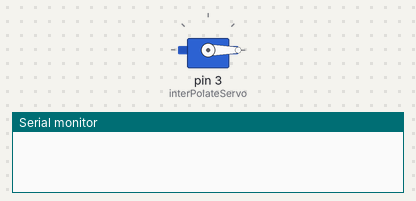
A sketch run on a simulated Arduino Uno, built with avr-gcc and run on an emulated ATmega328P. Shown: servo, the last lines printed to the serial monitor.

Above: at 0.1 s.
At 2.3 s:
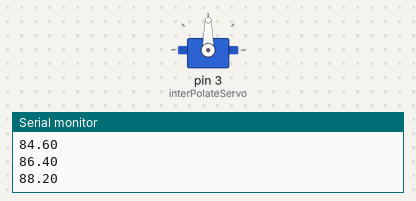
At 3.4 s:
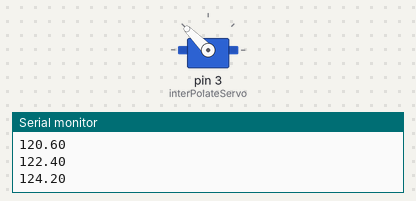
At 4.6 s:
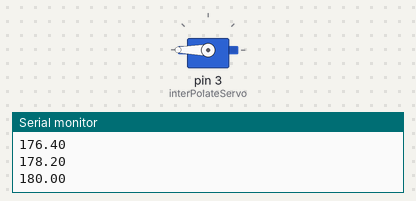
Timing chart, 0 to 6.1 s (numbered marks = the images above):
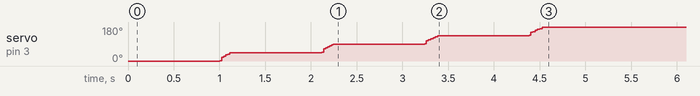

Measured:
- by itself, servo on pin 3 (interPolateServo): moves from 0° to 180° over 3.5 s

The sketch:

interpolator.ino
```cpp
#include <Servo.h>

Servo interPolateServo;
//Initialize the max amount of steps
float stepList[250];
void setup() {
  interPolateServo.attach(3);
  Serial.begin(9600);
  Interpolate(0,45,25);
  Interpolate(45,90,25);
  Interpolate(90,135,25);
  Interpolate(135,180,25);
}
void loop() {}
//Create the Interpolate function
void Interpolate(float startPoint,float endPoint,int steps) {
  //This variable will count down as long as there are steps to go through
  int stepCounter = steps;
  //This variable gives each step an unique index to use
  int stepIndex = 0;
  //Set the start point as the first step taken
  float currentStep = startPoint;
  stepList[stepIndex] = currentStep;
  //Calculate the distance between the start and end point
  float distance = endPoint - startPoint;
  //Repeat the following for all the given steps
  while (stepCounter > 0) {
    stepIndex += 1;
    //Calculate the individual step
    currentStep += distance / steps;
    //Set the step to the step list
    stepList[stepIndex] = currentStep;
    //Step done, decrease by one loop, starts over
    stepCounter -= 1;
  }
  interPolateServo.write(startPoint);
  delay(1000);
  //Run through the steps and print them to serial
  for (int i = 0; i < steps + 1; i++) {
    Serial.println(stepList[i]);
    interPolateServo.write(stepList[i]);
  }
}
```
